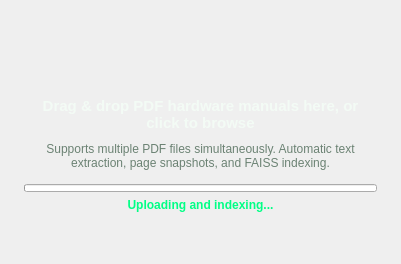
                   <widget class="QFrame" name="manualDropZone">
                    <property name="sizePolicy">
                     <sizepolicy hsizetype="Expanding" vsizetype="Fixed">
                      <horstretch>0</horstretch>
                      <verstretch>0</verstretch>
                     </sizepolicy>
                    </property>
                    <property name="role" stdset="0">
                     <string notr="true">dropZone</string>
                    </property>
                    <property name="cursor">
                     <cursorShape>PointingHandCursor</cursorShape>
                    </property>
                    <property name="minimumSize">
                     <size>
                      <width>0</width>
                      <height>264</height>
                     </size>
                    </property>
                    <property name="maximumSize">
                     <size>
                      <width>16777215</width>
                      <height>264</height>
                     </size>
                    </property>
                    <layout class="QVBoxLayout" name="manualDropZoneLayout">
                     <property name="spacing">
                      <number>10</number>
                     </property>
                     <property name="leftMargin">
                      <number>24</number>
                     </property>
                     <property name="topMargin">
                      <number>20</number>
                     </property>
                     <property name="rightMargin">
                      <number>24</number>
                     </property>
                     <property name="bottomMargin">
                      <number>20</number>
                     </property>
                     <item>
                      <spacer name="manualDropTop">
                       <property name="orientation">
                        <enum>Qt::Vertical</enum>
                       </property>
                       <property name="sizeHint" stdset="0">
                        <size>
                         <width>40</width>
                         <height>20</height>
                        </size>
                       </property>
                      </spacer>
                     </item>
                     <item alignment="Qt::AlignHCenter">
                      <widget class="QLabel" name="manualDropIcon">
                       <property name="pixmap">
                        <pixmap>icons/upload__00FF85__34.svg</pixmap>
                       </property>
                       <property name="alignment">
                        <set>Qt::AlignCenter</set>
                       </property>
                       <property name="minimumSize">
                        <size>
                         <width>34</width>
                         <height>34</height>
                        </size>
                       </property>
                       <property name="maximumSize">
                        <size>
                         <width>34</width>
                         <height>34</height>
                        </size>
                       </property>
                      </widget>
                     </item>
                     <item>
                      <widget class="QLabel" name="manualDropTitle">
                       <property name="text">
                        <string>Drag &amp; drop PDF hardware manuals here, or click to browse</string>
                       </property>
                       <property name="wordWrap">
                        <bool>true</bool>
                       </property>
                       <property name="alignment">
                        <set>Qt::AlignCenter</set>
                       </property>
                       <property name="styleSheet">
                        <string>font-size: 15px; font-weight: 700; color: #F3FBF5;</string>
                       </property>
                      </widget>
                     </item>
                     <item>
                      <widget class="QLabel" name="manualDropHint">
                       <property name="text">
                        <string>Supports multiple PDF files simultaneously. Automatic text extraction, page snapshots, and FAISS indexing.</string>
                       </property>
                       <property name="wordWrap">
                        <bool>true</bool>
                       </property>
                       <property name="alignment">
                        <set>Qt::AlignCenter</set>
                       </property>
                       <property name="styleSheet">
                        <string>font-size: 12px; color: #6B8273;</string>
                       </property>
                      </widget>
                     </item>
                     <item>
                      <widget class="QWidget" name="manualDropProgressBox">
                       <property name="visible">
                        <bool>false</bool>
                       </property>
                       <layout class="QVBoxLayout" name="manualDropProgressLayout">
                        <property name="spacing">
                         <number>6</number>
                        </property>
                        <property name="leftMargin">
                         <number>0</number>
                        </property>
                        <property name="topMargin">
                         <number>4</number>
                        </property>
                        <property name="rightMargin">
                         <number>0</number>
                        </property>
                        <property name="bottomMargin">
                         <number>0</number>
                        </property>
                        <item>
                         <widget class="QProgressBar" name="manualDropProgress">
                          <property name="value">
                           <number>0</number>
                          </property>
                          <property name="maximum">
                           <number>100</number>
                          </property>
                          <property name="textVisible">
                           <bool>false</bool>
                          </property>
                          <property name="minimumSize">
                           <size>
                            <width>0</width>
                            <height>8</height>
                           </size>
                          </property>
                          <property name="maximumSize">
                           <size>
                            <width>16777215</width>
                            <height>8</height>
                           </size>
                          </property>
                         </widget>
                        </item>
                        <item>
                         <widget class="QLabel" name="manualDropStatus">
                          <property name="text">
                           <string>Uploading and indexing...</string>
                          </property>
                          <property name="wordWrap">
                           <bool>true</bool>
                          </property>
                          <property name="alignment">
                           <set>Qt::AlignCenter</set>
                          </property>
                          <property name="styleSheet">
                           <string>font-size: 11.5px; color: #00FF85; font-weight: 600;</string>
                          </property>
                         </widget>
                        </item>
                       </layout>
                      </widget>
                     </item>
                     <item>
                      <spacer name="manualDropBottom">
                       <property name="orientation">
                        <enum>Qt::Vertical</enum>
                       </property>
                       <property name="sizeHint" stdset="0">
                        <size>
                         <width>40</width>
                         <height>20</height>
                        </size>
                       </property>
                      </spacer>
                     </item>
                    </layout>
                   </widget>
